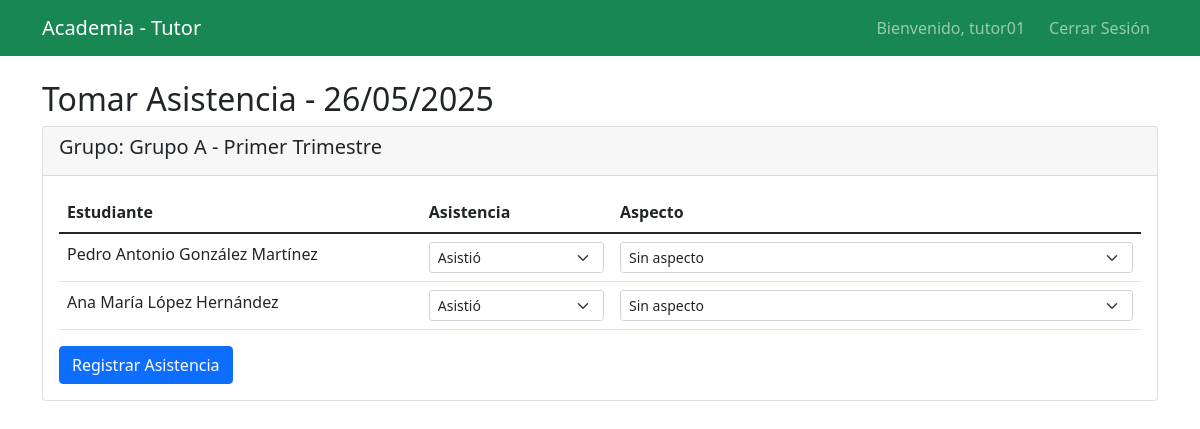
Page /asistencia.php (signed in) on the committed database.
### tables this page shows
CREATE TABLE grupos (
    id INT AUTO_INCREMENT PRIMARY KEY,
    nombre VARCHAR(100) NOT NULL,
    codigo_tutor VARCHAR(10) NOT NULL,
    FOREIGN KEY (codigo_tutor) REFERENCES tutores(codigo)
);

CREATE TABLE estudiantes (
    codigo VARCHAR(15) PRIMARY KEY,
    nombres VARCHAR(100) NOT NULL,
    apellidos VARCHAR(100) NOT NULL,
    dui VARCHAR(10) NOT NULL,
    email VARCHAR(100) NOT NULL,
    telefono VARCHAR(15) NOT NULL,
    fecha_nacimiento DATE NOT NULL,
    fotografia VARCHAR(255) NULL,
    estado ENUM('activo', 'inactivo') DEFAULT 'activo'
);

### controllers/AsistenciaController.php (called while the page is built, shortened)
<?php
class AsistenciaController {
    private $grupo;
    private $estudiante;
    public function __construct($db) {
        $this->grupo = new Grupo($db);
        $this->estudiante = new Estudiante($db);
    }
    public function index() {
        $codigo_tutor = $_SESSION['codigo_tutor'];
        $this->mostrarVistaAsistencia($codigo_tutor);
    }
    private function mostrarVistaAsistencia($codigo_tutor) {
        $grupo = $this->grupo->obtenerPorTutor($codigo_tutor);
        $estudiantes = $this->estudiante->obtenerPorGrupo($grupo['id']);
        include 'views/asistencia/index.php';
    }
}
?>

### asistencia.php (called while the page is built, shortened)
<?php
require_once 'models/Grupo.php';
require_once 'models/Estudiante.php';
require_once 'controllers/AsistenciaController.php';
$database = new Database();
$db = $database->getConnection();
$controller = new AsistenciaController($db);
$controller->index();
?>

### models/Grupo.php (called while the page is built, shortened)
<?php
class Grupo {
    private $conn;
    private $table = 'grupos';
    public function __construct($db) {
        $this->conn = $db;
    }
    public function obtenerPorTutor($codigo_tutor) {
        $query = "SELECT * FROM " . $this->table . " WHERE codigo_tutor = ?";
        $stmt = $this->conn->prepare($query);
        $stmt->execute([$codigo_tutor]);
        return $stmt->fetch(PDO::FETCH_ASSOC);
    }
}
?>

### models/Estudiante.php (called while the page is built, shortened)
<?php
class Estudiante {
    private $conn;
    private $table = 'estudiantes';
    public function __construct($db) {
        $this->conn = $db;
    }
    public function obtenerPorGrupo($grupo_id) {
        $query = "SELECT e.* FROM " . $this->table . " e
                  INNER JOIN grupo_estudiantes ge ON e.codigo = ge.codigo_estudiante
                  WHERE ge.grupo_id = ? AND e.estado = 'activo'";
        $stmt = $this->conn->prepare($query);
        $stmt->execute([$grupo_id]);
        return $stmt->fetchAll(PDO::FETCH_ASSOC);
    }
}
?>

### views/asistencia/index.php (the view, shortened to what this page needs)
<!DOCTYPE html>
<html>
<head>
    <link href="https://cdn.jsdelivr.net/npm/bootstrap@5.1.3/dist/css/bootstrap.min.css" rel="stylesheet">
</head>
<body>
    <nav class="navbar navbar-expand-lg navbar-dark bg-success">
        <div class="container">
            <a class="navbar-brand" href="#">Academia - Tutor</a>
            <div class="navbar-nav ms-auto">
                <span class="navbar-text me-3">Bienvenido, <?= $_SESSION['username'] ?></span>
                <a class="nav-link" href="logout.php">Cerrar Sesión</a>
            </div>
        </div>
    </nav>
    <div class="container mt-4">
        <h2>Tomar Asistencia - <?= date('d/m/Y') ?></h2>
        <?php if(isset($grupo) && $grupo): ?>
        <div class="card">
            <div class="card-header">
                <h5>Grupo: <?= $grupo['nombre'] ?></h5>
            </div>
            <div class="card-body">
                <form method="post">
                    <div class="table-responsive">
                        <table class="table">
                            <thead>
                                <tr>
                                    <th>Estudiante</th>
                                    <th>Asistencia</th>
                                    <th>Aspecto</th>
                                </tr>
                            </thead>
                            <tbody>
                                <?php foreach($estudiantes as $estudiante): ?>
                                <tr>
                                    <td><?= $estudiante['nombres'] . ' ' . $estudiante['apellidos'] ?></td>
                                    <td>
                                        <select name="asistencia[<?= $estudiante['codigo'] ?>]" class="form-select form-select-sm">
                                            <option value="A">Asistió</option>
                                        </select>
                                    </td>
                                    <td>
                                        <select name="aspectos[<?= $estudiante['codigo'] ?>][]" class="form-select form-select-sm">
                                            <option value="">Sin aspecto</option>
                                        </select>
                                    </td>
                                </tr>
                                <?php endforeach; ?>
                            </tbody>
                        </table>
                    </div>
                    <button type="submit" class="btn btn-primary">Registrar Asistencia</button>
                </form>
            </div>
        </div>
        <?php else: ?>
            <div class="alert alert-warning">No tienes un grupo asignado.</div>
        <?php endif; ?>
    </div>
</body>
</html>

### rows in the picture
grupos: nombre "Grupo A - Primer Trimestre"
estudiantes: nombres "Pedro Antonio", apellidos "González Martínez", codigo "Asistió"
estudiantes: nombres "Ana María", apellidos "López Hernández", codigo "Asistió"

### other values in the picture
$_SESSION['username'] "tutor01"
